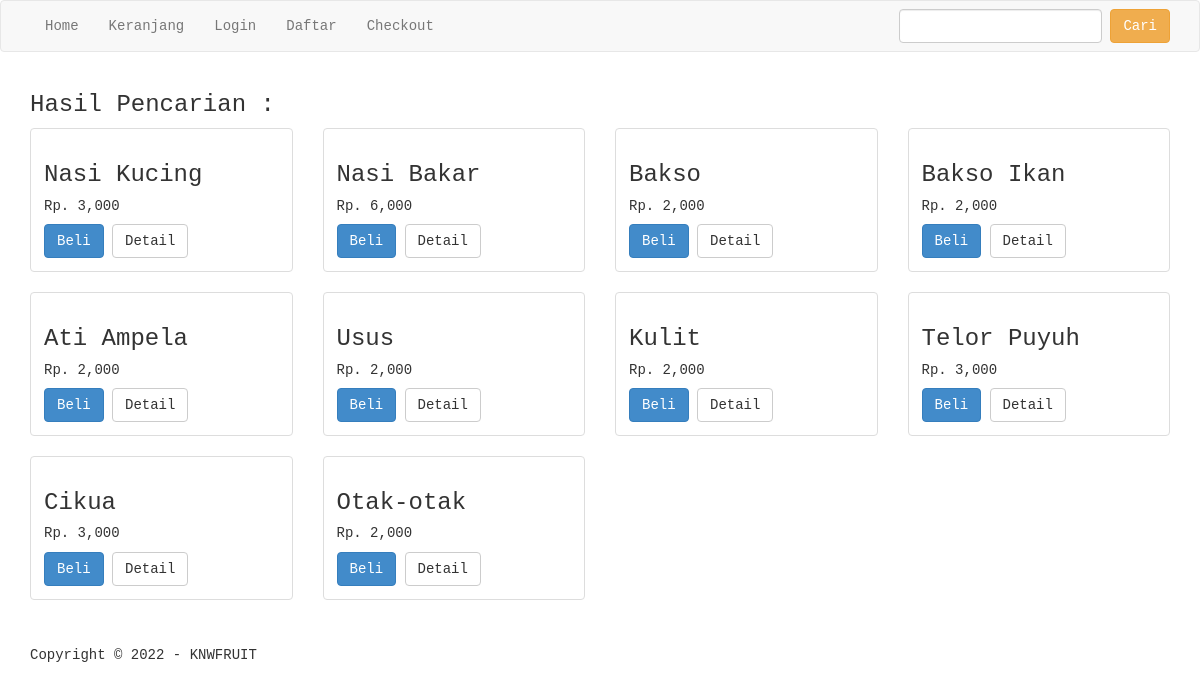
Before: /pencarian.php with the older database file.
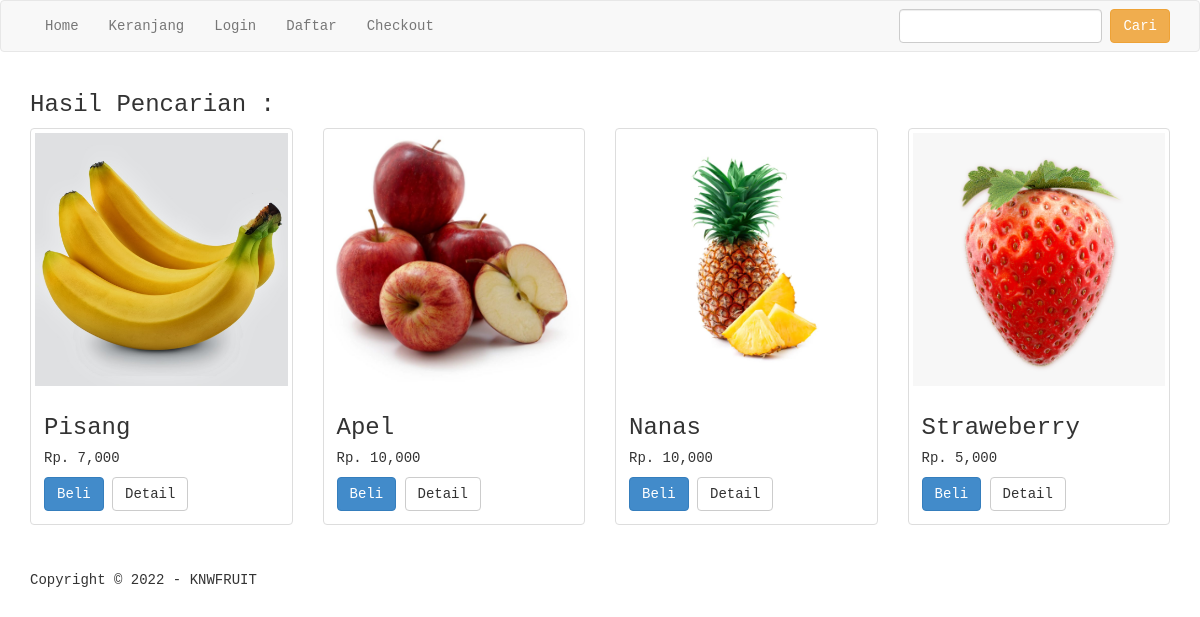
After: the same page with the newer database file.
### tables this page shows
CREATE TABLE `produk` (
  `id_produk` int(11) NOT NULL,
  `nama_produk` varchar(25) NOT NULL,
  `harga_produk` int(11) NOT NULL,
  `foto_produk` varchar(50) NOT NULL,
  `deskripsi_produk` text NOT NULL,
  `stok_produk` int(10) NOT NULL
);

### pencarian.php (the view, shortened to what this page needs)
<?php include 'koneksi.php'; ?>
<?php
$keyword = $_GET["keyword"];
$semuadata = array();
$ambil = $koneksi->query("SELECT * FROM produk WHERE nama_produk LIKE '%$keyword%'
	OR deskripsi_produk LIKE '%$keyword%'");
while ($pecah = $ambil->fetch_assoc())
{
	$semuadata[]=$pecah;
}
?>
<!DOCTYPE html>
<html>
<head>
	<link rel="stylesheet" href="admin/assets/css/bootstrap.css">
</head>
<body style="font-family: monospace;">
<?php include 'menu.php'; ?>
	<div class="container">
		<h3>Hasil Pencarian : <?php echo $keyword ?></h3>
		<div class="row">
		<?php foreach ($semuadata as $key => $value): ?>
			<div class="col-md-3">
				<div class="thumbnail">
					<img src="foto_produk/<?php echo $value["foto_produk"] ?>" alt="" class="img-responsive">
					<div class="caption">
						<h3><?php echo $value["nama_produk"] ?></h3>
						<h5>Rp. <?php echo number_format($value["harga_produk"]) ?></h5>
						<a href="beli.php?id=<?php echo $value["id_produk"]; ?>" class="btn btn-primary">
						Beli</a>
						<a href="detail.php?id=<?php echo $value["id_produk"]; ?>" class="btn btn-default">
						Detail</a>
					</div>
				</div>
			</div>
		<?php endforeach ?>
		</div>
	</div>
<div class="footer" style="padding:25px 0">
	<div class="container">
		<small">Copyright &copy; 2022 - KNWFRUIT</small>
	</div>
</div>
</body>
</html>

### menu.php
<nav class="navbar navbar-default" style="font-family: monospace;" >
	<div class="container">
		<ul class="nav navbar-nav">
			<li><a href="index.php"> Home </a></li>
			<li><a href="keranjang.php"> Keranjang </a></li>
			<?php if (isset($_SESSION["pelanggan"])): ?>
			<li><a href="riwayat.php">Riwayat Pemesanan</a></li>
			<li><a href="logout.php"> Logout </a></li>
			<?php else:  ?>
				<li><a href="login.php"> Login </a></li>
				<li><a href="daftar.php">Daftar</a></li>
			<?php endif ?>
			<li><a href="checkout.php"> Checkout </a></li>
		</ul>
		<form action="pencarian.php" method="get" class="navbar-form navbar-right">
			<input type="text" class="form-control" name="keyword">
			<button class="btn btn-warning">Cari</button>
		</form>
	</div>
</nav>

Changed rows visible on the page:
removed produk: nama_produk "Nasi Bakar", harga_produk "6,000"
removed produk: nama_produk "Bakso Ikan", harga_produk "2,000"
removed produk: nama_produk "Ati Ampela", harga_produk "2,000"
removed produk: nama_produk "Usus", harga_produk "2,000"
removed produk: nama_produk "Kulit", harga_produk "2,000"
removed produk: nama_produk "Telor Puyuh", harga_produk "3,000"
removed produk: nama_produk "Cikua", harga_produk "3,000"
removed produk: nama_produk "Otak-otak", harga_produk "2,000"
changed produk: foto_produk: picture added; nama_produk "Nasi Kucing" → "Pisang"; harga_produk "3,000" → "7,000"
added produk: foto_produk (picture), nama_produk "Apel", harga_produk "10,000"
changed produk: foto_produk: picture added; nama_produk "Bakso" → "Nanas"; harga_produk "2,000" → "10,000"
added produk: foto_produk (picture), nama_produk "Straweberry", harga_produk "5,000"
